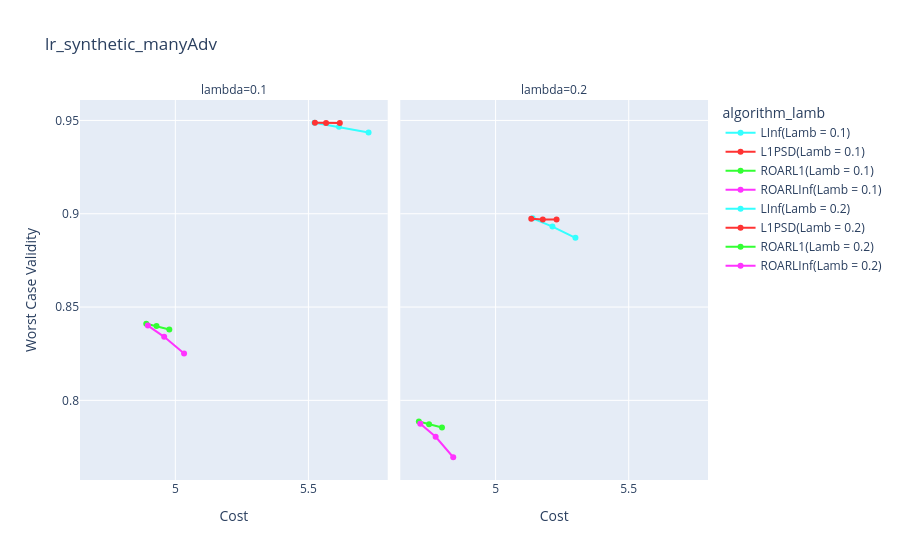

Write notebook code for a chart like this one.
### Code cell
# custom_colors = {
#     "LInf(Lamb = 0.1)": "#33FFFF",
#     "L1PSD(Lamb = 0.1)": "#FF3333",
#     "ROARL1(Lamb = 0.1)": "#33FF33",
#     "ROARLInf(Lamb = 0.1)": "#FF33FF",
#     "LInf(Lamb = 0.3)": "#33FFFF",
#     "L1PSD(Lamb = 0.3)": "#FF3333",
#     "ROARL1(Lamb = 0.3)": "#33FF33",
#     "ROARLInf(Lamb = 0.3)": "#FF33FF"
# }

custom_colors = {
    "LInf(Lamb = 0.1)": "#33FFFF",
    "L1PSD(Lamb = 0.1)": "#FF3333",
    "ROARL1(Lamb = 0.1)": "#33FF33",
    "ROARLInf(Lamb = 0.1)": "#FF33FF",
    "LInf(Lamb = 0.2)": "#33FFFF",
    "L1PSD(Lamb = 0.2)": "#FF3333",
    "ROARL1(Lamb = 0.2)": "#33FF33",
    "ROARLInf(Lamb = 0.2)": "#FF33FF"
}

fig = px.line(df_graph, 
           x="Cost", y="Worst Case Validity", 
           color="algorithm_lamb",
           hover_data=["alpha", "lambda"],
           title=f"{params['base_model']}_{params['data']}_{params['adv_method']}Adv",
           markers=True,
           color_discrete_map=custom_colors,
           facet_col="lambda") 
fig


# fig.write_html(f"{params['base_model']}_{params['data']}_costValidityTradeoff_{params['adv_method']}Adv.html")
fig

### Figure 1 — Plotly figure (JSON) as saved in the notebook; plotly's stock layout.template omitted (floating-point values rounded to 4 significant figures)
{"data": [{"customdata": [[0.02, 0.1], [0.1, 0.1], [0.2, 0.1]], "hovertemplate": "algorithm_lamb=LInf(Lamb = 0.1)<br>lambda=%{customdata[1]}<br>Cost=%{x}<br>Worst Case Validity=%{y}<br>alpha=%{customdata[0]}<extra></extra>", "legendgroup": "LInf(Lamb = 0.1)", "line": {"color": "#33FFFF", "dash": "solid"}, "marker": {"symbol": "circle"}, "mode": "lines+markers", "name": "LInf(Lamb = 0.1)", "orientation": "v", "showlegend": true, "type": "scatter", "x": [5.523, 5.615, 5.726], "xaxis": "x", "y": [0.9488, 0.9466, 0.9436], "yaxis": "y"}, {"customdata": [[0.02, 0.1], [0.1, 0.1], [0.2, 0.1]], "hovertemplate": "algorithm_lamb=L1PSD(Lamb = 0.1)<br>lambda=%{customdata[1]}<br>Cost=%{x}<br>Worst Case Validity=%{y}<br>alpha=%{customdata[0]}<extra></extra>", "legendgroup": "L1PSD(Lamb = 0.1)", "line": {"color": "#FF3333", "dash": "solid"}, "marker": {"symbol": "circle"}, "mode": "lines+markers", "name": "L1PSD(Lamb = 0.1)", "orientation": "v", "showlegend": true, "type": "scatter", "x": [5.524, 5.566, 5.618], "xaxis": "x", "y": [0.9487, 0.9486, 0.9486], "yaxis": "y"}, {"customdata": [[0.02, 0.1], [0.1, 0.1], [0.2, 0.1]], "hovertemplate": "algorithm_lamb=ROARL1(Lamb = 0.1)<br>lambda=%{customdata[1]}<br>Cost=%{x}<br>Worst Case Validity=%{y}<br>alpha=%{customdata[0]}<extra></extra>", "legendgroup": "ROARL1(Lamb = 0.1)", "line": {"color": "#33FF33", "dash": "solid"}, "marker": {"symbol": "circle"}, "mode": "lines+markers", "name": "ROARL1(Lamb = 0.1)", "orientation": "v", "showlegend": true, "type": "scatter", "x": [4.891, 4.929, 4.977], "xaxis": "x", "y": [0.8411, 0.8398, 0.8379], "yaxis": "y"}, {"customdata": [[0.02, 0.1], [0.1, 0.1], [0.2, 0.1]], "hovertemplate": "algorithm_lamb=ROARLInf(Lamb = 0.1)<br>lambda=%{customdata[1]}<br>Cost=%{x}<br>Worst Case Validity=%{y}<br>alpha=%{customdata[0]}<extra></extra>", "legendgroup": "ROARLInf(Lamb = 0.1)", "line": {"color": "#FF33FF", "dash": "solid"}, "marker": {"symbol": "circle"}, "mode": "lines+markers", "name": "ROARLInf(Lamb = 0.1)", "orientation": "v", "showlegend": true, "type": "scatter", "x": [4.897, 4.958, 5.033], "xaxis": "x", "y": [0.8401, 0.834, 0.8251], "yaxis": "y"}, {"customdata": [[0.02, 0.2], [0.1, 0.2], [0.2, 0.2]], "hovertemplate": "algorithm_lamb=LInf(Lamb = 0.2)<br>lambda=%{customdata[1]}<br>Cost=%{x}<br>Worst Case Validity=%{y}<br>alpha=%{customdata[0]}<extra></extra>", "legendgroup": "LInf(Lamb = 0.2)", "line": {"color": "#33FFFF", "dash": "solid"}, "marker": {"symbol": "circle"}, "mode": "lines+markers", "name": "LInf(Lamb = 0.2)", "orientation": "v", "showlegend": true, "type": "scatter", "x": [5.139, 5.213, 5.3], "xaxis": "x2", "y": [0.8975, 0.8931, 0.8871], "yaxis": "y2"}, {"customdata": [[0.02, 0.2], [0.1, 0.2], [0.2, 0.2]], "hovertemplate": "algorithm_lamb=L1PSD(Lamb = 0.2)<br>lambda=%{customdata[1]}<br>Cost=%{x}<br>Worst Case Validity=%{y}<br>alpha=%{customdata[0]}<extra></extra>", "legendgroup": "L1PSD(Lamb = 0.2)", "line": {"color": "#FF3333", "dash": "solid"}, "marker": {"symbol": "circle"}, "mode": "lines+markers", "name": "L1PSD(Lamb = 0.2)", "orientation": "v", "showlegend": true, "type": "scatter", "x": [5.134, 5.177, 5.229], "xaxis": "x2", "y": [0.8973, 0.8969, 0.8969], "yaxis": "y2"}, {"customdata": [[0.02, 0.2], [0.1, 0.2], [0.2, 0.2]], "hovertemplate": "algorithm_lamb=ROARL1(Lamb = 0.2)<br>lambda=%{customdata[1]}<br>Cost=%{x}<br>Worst Case Validity=%{y}<br>alpha=%{customdata[0]}<extra></extra>", "legendgroup": "ROARL1(Lamb = 0.2)", "line": {"color": "#33FF33", "dash": "solid"}, "marker": {"symbol": "circle"}, "mode": "lines+markers", "name": "ROARL1(Lamb = 0.2)", "orientation": "v", "showlegend": true, "type": "scatter", "x": [4.712, 4.75, 4.799], "xaxis": "x2", "y": [0.7886, 0.7872, 0.7855], "yaxis": "y2"}, {"customdata": [[0.02, 0.2], [0.1, 0.2], [0.2, 0.2]], "hovertemplate": "algorithm_lamb=ROARLInf(Lamb = 0.2)<br>lambda=%{customdata[1]}<br>Cost=%{x}<br>Worst Case Validity=%{y}<br>alpha=%{customdata[0]}<extra></extra>", "legendgroup": "ROARLInf(Lamb = 0.2)", "line": {"color": "#FF33FF", "dash": "solid"}, "marker": {"symbol": "circle"}, "mode": "lines+markers", "name": "ROARLInf(Lamb = 0.2)", "orientation": "v", "showlegend": true, "type": "scatter", "x": [4.717, 4.775, 4.841], "xaxis": "x2", "y": [0.7874, 0.7805, 0.7695], "yaxis": "y2"}], "layout": {"annotations": [{"font": {}, "showarrow": false, "text": "lambda=0.1", "x": 0.245, "xanchor": "center", "xref": "paper", "y": 1, "yanchor": "bottom", "yref": "paper"}, {"font": {}, "showarrow": false, "text": "lambda=0.2", "x": 0.755, "xanchor": "center", "xref": "paper", "y": 1, "yanchor": "bottom", "yref": "paper"}], "legend": {"title": {"text": "algorithm_lamb"}, "tracegroupgap": 0}, "title": {"text": "lr_synthetic_manyAdv"}, "xaxis": {"anchor": "y", "domain": [0, 0.49], "title": {"text": "Cost"}}, "xaxis2": {"anchor": "y2", "domain": [0.51, 1], "matches": "x", "title": {"text": "Cost"}}, "yaxis": {"anchor": "x", "domain": [0, 1], "title": {"text": "Worst Case Validity"}}, "yaxis2": {"anchor": "x2", "domain": [0, 1], "matches": "y", "showticklabels": false}}}
